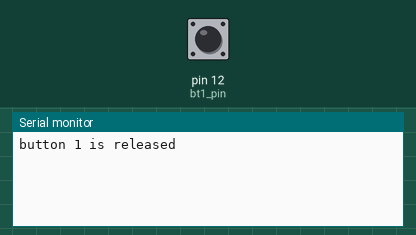
This sketch was run on a simulated Arduino Uno, built with avr-gcc and run on an emulated ATmega328P. Shown: the last lines printed to the serial monitor. Inputs (shaded band) come from the test bench; at power-on: pin 12 (bt1_pin) HIGH.

Above: at 1.2 s.
1.3 s: pin 12 (bt1_pin) pulled LOW for 0.15 s
At 1.43 s:
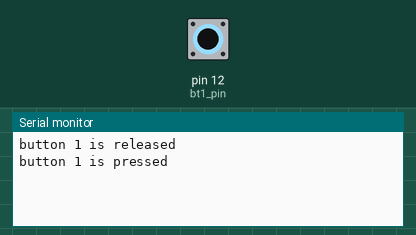
At 1.8 s:
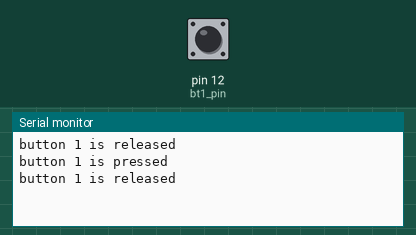

The sketch:

030_botao_debounce.ino
```cpp
/*
Normalmente quando um botão é pressionado ele fica continuamente a "mandar" o seu estado ao programa.

Se quizermos ter uma acção única quando pressionamos o botão é necessário implementar uma lógica
de mudança de estado, esta lógica tem o nome técnico: debounce.
*/

// botoes pins
int bt1_pin = 12;

//variavel para conter o estado do botao
int bt1_read;

// variavel que contem o ultimo estado em que o botao se encontra,
// serve como termo de comparação na lógica de "debounce"
int bt1_read_last;

void setup() {
  Serial.begin(9600);
  pinMode(bt1_pin, INPUT_PULLUP);
}

void loop() {
  // leitura do estado do botao
  bt1_read = digitalRead(bt1_pin);

  // comparar o estado de leitura momentanea com o último estado
  // se for verdade quer dizer que o botao foi pressionado
  // caso contrario quer dizer que o botao foi solto
  if (bt1_read == 1 && bt1_read_last == 0)
  {
    Serial.println("button 1 is released");
  }
  if (bt1_read == 0 && bt1_read_last == 1)
  {
    Serial.println("button 1 is pressed");
  }

  // actualizar o ultimo estado
  bt1_read_last = bt1_read;
}
```

Measured:
- after the input at 1.3 s, the serial monitor: prints a new line at once (image 1)
